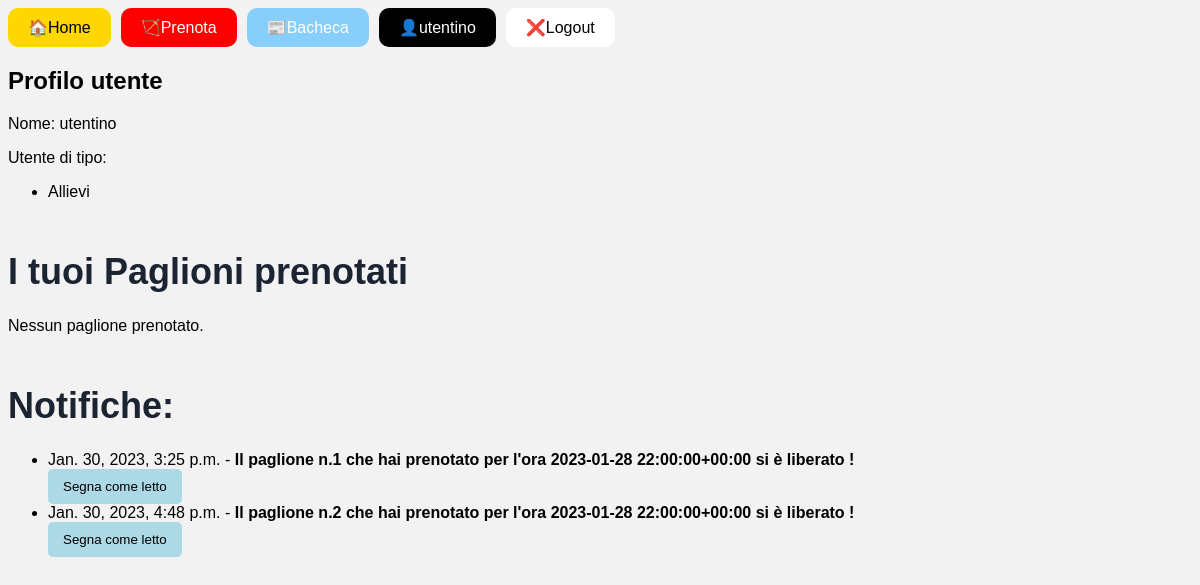
/accounts/profile/ (signed in), run on the app's committed database.
### prenotazioni/models.py (models this page shows, shortened)
class Cancellazione(models.Model):
    utente = models.ForeignKey(User, on_delete=models.PROTECT, blank=True,
                               null=True, default=None, related_name="cancellazioni")
    ora_creazione = models.DateTimeField()
    messaggio = models.TextField()
    class Meta:
        verbose_name_plural = "Cancellazioni"

### utenti/views.py (the view)
# urls.py: path('profile/', ProfileView.as_view(), name='profile'),
class ProfileView(LoginRequiredMixin, TemplateView):
    template_name = 'profile.html'
    def get_context_data(self, **kwargs):
        context = super().get_context_data(**kwargs)
        prenotazioni = Prenotazione.objects.filter(utente=self.request.user)
        context['prenotazioni'] = {
            prenotazione: prenotazione.primo_priorità() for prenotazione in prenotazioni}
        cancellazioni = Cancellazione.objects.filter(
            utente=self.request.user).order_by('ora_creazione')
        context['cancellazioni'] = cancellazioni
        return context

### utenti/templates/profile.html (shortened to what this page needs)
{% extends 'base.html' %}
{% block content %}
<h2>Profilo utente</h2>
<p>Nome: {{ user }} </p>
<p>Utente di tipo:
    <ul>
        {% for group in user.groups.all %}
            <li>{{ group.name }}</li>
        {% endfor %}
    </ul>
</p>
    <h1>I tuoi Paglioni prenotati</h1>
    {% if prenotazioni %}
        <ul>
            {% for prenotazione,primo in prenotazioni.items %}
                {% if primo %}
                    <li> <b> Per le: {{ prenotazione.ora_prenotata }}    al Paglione n.{{ prenotazione.paglione.id }} </b>
                        <form action="{% url 'cancella_prenotazione' prenotazione.id %}" method="post">
                            {% csrf_token %}
                            <input type="submit" value="Cancella Prenotazione">
                        </form>
                    </li>
                {% else %}
                    <li>Per le: {{ prenotazione.ora_prenotata }}    al Paglione n.{{ prenotazione.paglione.id }}
                        <form action="{% url 'cancella_prenotazione' prenotazione.id %}" method="post">
                            {% csrf_token %}
                            <input type="submit" value="Cancella Prenotazione">
                        </form>
                    </li>
                {% endif %}
            {% endfor %}
        </ul>
    {% else %}
        <p>Nessun paglione prenotato.</p>
    {% endif %}
    <h1>Notifiche:</h1>
    {% if cancellazioni %}
    <ul>
        {% for cancellazione in cancellazioni %}
            <li> {{ cancellazione.ora_creazione }} - <b> {{ cancellazione.messaggio }} </b>
                <form action="{% url 'segna_come_letto' cancellazione.id %}" method="post">
                    <input type="submit" value="Segna come letto">
                </form>
            </li>
        {% endfor %}
    </ul>
    {% else %}
        <p>Nessuna notifica al momento</p>
    {% endif %}
{% endblock %}

### templates/base.html (shortened to what this page needs)
<!DOCTYPE html>
<html>
  <head>
  </head>
  <body>
    {% block menu %}
      <nav>
        <ul style="list-style: none; margin: 0; padding: 0; display: flex;">
        <li style="background-color: gold; color: black; padding: 10px 20px; margin-right: 10px; border-radius: 10px;">
            <a href="{% url 'home' %}" style="text-decoration: none; color: black;">🏠Home</a>
            </li>
          <li style="background-color: red; color: black; padding: 10px 20px; margin-right: 10px; border-radius: 10px;">
            <a href="{% url 'prossimi_7_giorni' %}" style="text-decoration: none; color: white;">🏹Prenota</a>
          </li>
          <li style="background-color: lightskyblue; color: white; padding: 10px 20px; margin-right: 10px; border-radius: 10px;">
            <a href="{% url 'bacheca' %}" style="text-decoration: none; color: white;">📰Bacheca</a>
          </li>
          {% if user.is_authenticated %}
            {% if user.is_superuser %}
                <li style="background-color: black; color: white; padding: 10px 20px; margin-right: 10px; border-radius: 10px;">
                    <a href="{% url 'profile' %}" style="text-decoration: none; color: white;">👤 AMMINISTRATORE</a>
                </li>
                <li style="background-color: black; color: white; padding: 10px 20px; margin-right: 10px; border-radius: 10px;">
                    <a href="{% url 'lista_chat' %}" style="text-decoration: none; color: white;">⌨Lista chat</a>
                </li>
                <li style="background-color: black; color: white; padding: 10px 20px; margin-right: 10px; border-radius: 10px;">
                    <a href="{% url 'gestione' %}" style="text-decoration: none; color: white;">👥Gestione utenti</a>
                </li>
                <li style="background-color: black; color: white; padding: 10px 20px; margin-right: 10px; border-radius: 10px;">
                  <a href="http://127.0.0.1:8000/admin" style="text-decoration: none; color: white;">👩‍💻Pannello Django</a>
                </li>
                <li style="background-color: white; color: white; padding: 10px 20px; margin-right: 10px; border-radius: 10px;">
                    <a href="{% url 'logout' %}" style="text-decoration: none; color: black;">❌Logout</a>
            {% else %}
                <li style="background-color: black; color: white; padding: 10px 20px; margin-right: 10px; border-radius: 10px;">
                    <a href="{% url 'profile' %}" style="text-decoration: none; color: white;">👤{{ user.username }}</a>
                </li>
                <li style="background-color: white; color: white; padding: 10px 20px; margin-right: 10px; border-radius: 10px;">
                    <a href="{% url 'logout' %}" style="text-decoration: none; color: black;">❌Logout</a>
                </li>
            {% endif %}
          {% else %}
            <li style="background-color: black; color: white; padding: 10px 20px; margin-right: 10px; border-radius: 10px;">
                <a href="{% url 'profile' %}" style="text-decoration: none; color: white;">👤Login</a>
            </li>
          {% endif %}
        </ul>
      </nav>
    {% endblock %}
    {% block content %}
    {% endblock %}
  </body>
</html>

### templates/base.html (style rules this page uses)
body { background-color: #f2f2f2; font-family: Arial, sans-serif; }
h1 { color: #1c2331; font-size: 36px; margin-top: 50px; }
input[type=submit] { padding:10px 15px; background:#ccc; border:0 none; cursor:pointer; -webkit-border-radius: 5px; border-radius: 5px; background-color: lightblue; }

### data on the page
Cancellazione: ora_creazione "Jan. 30, 2023, 3:25 p.m.", messaggio "Il paglione n.1 che hai prenotato per l'ora 2023-01-28 22:00:00+00:00 si è liberato !"
Cancellazione: ora_creazione "Jan. 30, 2023, 4:48 p.m.", messaggio "Il paglione n.2 che hai prenotato per l'ora 2023-01-28 22:00:00+00:00 si è liberato !"

### other printed values
{{ user.username }} "utentino"
{{ user }} "utentino"
{{ group.name }} "Allievi"
